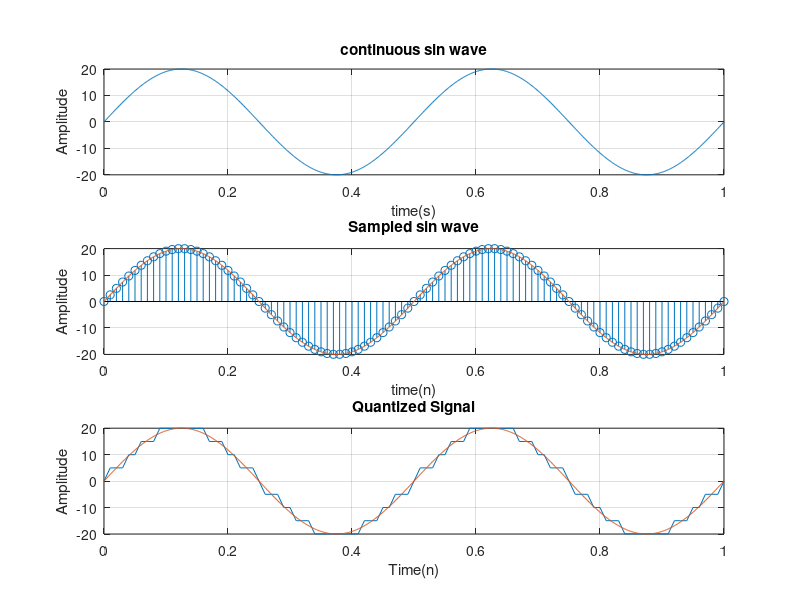

MATLAB code to generate this figure:
clc; #clear cmd
clear all; #clear variables
#close all; # close all opened figures


figure(1,"position",get(0,"screensize")); # fit the figure to our screensize

# continuous signal
f = 2;
a = 20;
t = 0:0.001:1;
analogSignal = a*sin(2*pi*f*t);
subplot(3,1,1);
plot(t,analogSignal);
grid on;
title('continuous sin wave');
xlabel('time(s)');
ylabel('Amplitude');

#Sampled Sinwave
fs = 50*f;
n = 0:1/fs:1; #sampled Time
sampledSignal = a*sin(2*pi*f*n);
subplot(3,1,2);
stem(n,sampledSignal);
hold on;
plot(t,analogSignal);
grid on;
title('Sampled sin wave');
xlabel('time(n)');
ylabel('Amplitude');

# Quantization
bit = 3;
aMin = min(sampledSignal);
aMax = max(sampledSignal);
step = (aMax-aMin)/(2.^bit);
quantizedSignal = round(sampledSignal/step)*step;
subplot(3,1,3);
plot(n,quantizedSignal);

#stem(n,quantizedSignal); 
hold on;
plot(t,analogSignal);
grid on;
title("Quantized Signal");
xlabel('Time(n)');
ylabel('Amplitude');


